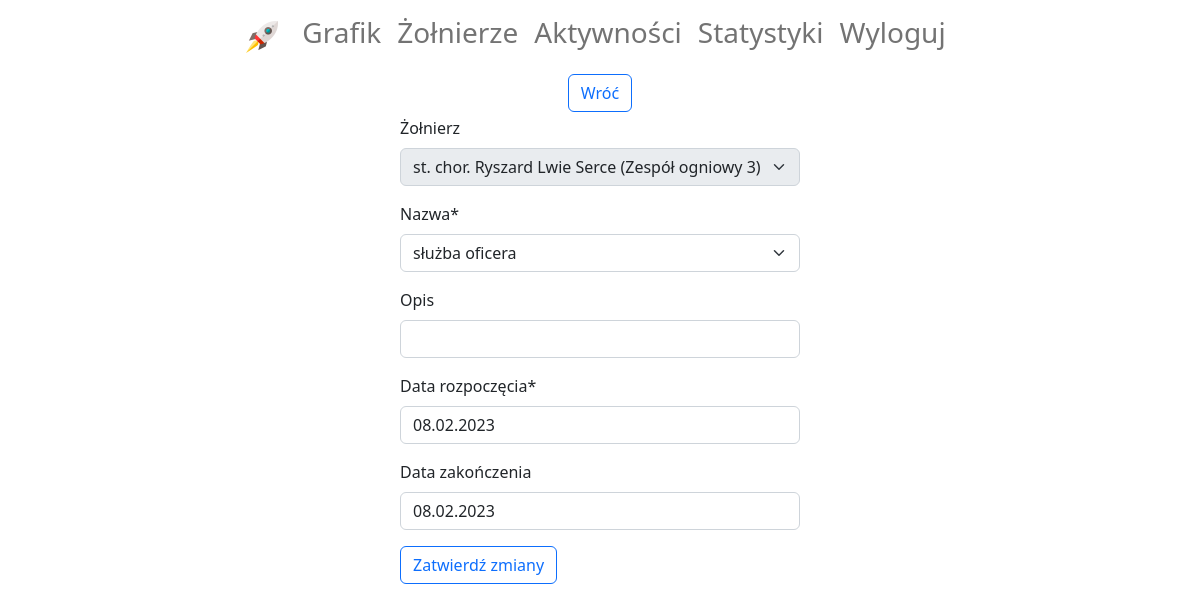
The page /activity-update-soldier-bound/240/ (signed in) on the database its author committed.
### diagram/models.py (models this page shows, shortened)
class Activity(models.Model):
    soldier = models.ForeignKey(Soldier, on_delete=models.SET_NULL, null=True, blank=True, verbose_name='żołnierz')
    name = models.CharField(max_length=30, choices=ACTIVITY_NAMES, verbose_name='nazwa')
    description = models.CharField(max_length=200, default='', blank=True, verbose_name='opis')
    start_date = models.DateField(verbose_name='data rozpoczęcia')
    end_date = models.DateField(verbose_name='data zakończenia', blank=True)
    subdivision = models.ForeignKey(Subdivision, on_delete=models.SET_NULL, null=True, blank=True,
                                    verbose_name='pododdział')

class Subdivision(models.Model):
    name = models.CharField(max_length=30, verbose_name='nazwa')
    def __str__(self):
        return self.name

### diagram/views.py (the view, shortened to what this page needs)
# urls.py: path('activity-update-soldier-bound/<int:pk>/', ActivityUpdateSoldierBound.as_view(),
class ActivityUpdateSoldierBound(LoginRequiredMixin, generic.UpdateView):
    template_name = 'diagram/activity_update.html'
    form_class = ActivityFormSoldierDisabled
    def get_context_data(self, **kwargs):
        context = super(ActivityUpdateSoldierBound, self).get_context_data(**kwargs)
        soldier = get_object_or_404(Soldier, pk=self.get_object().soldier.pk)
        context['soldier_pk'] = soldier.pk
        return context
    def get_queryset(self):
        return Activity.objects.filter(subdivision=self.request.user.subdivision)

### diagram/forms.py
class ActivityFormSoldierDisabled(ModelForm):
    class Meta:
        model = Activity
        exclude = ['subdivision']
    def __init__(self, *args, **kwargs):
        super(ActivityFormSoldierDisabled, self).__init__(*args, **kwargs)
        self.fields['soldier'].disabled = True

### diagram/models.py (called while the page is built)
    def __str__(self):
        return f'{self.rank} {self.first_name} {self.last_name} ({self.subdivision})'

### diagram/templates/diagram/activity_update.html (shortened to what this page needs)
{% extends 'account/base.html' %}
{% load crispy_forms_filters %}
{% block content %}
    <div class="d-flex flex-column align-items-center">
        <a class="mb-1" href="{{ request.META.HTTP_REFERER }}">
            <button class="btn btn-outline-primary">Wróć</button>
        </a>
        <form class="col-md-4" method="post">
            {{ form|crispy }}
            <button class="btn btn-outline-primary" type="submit"
                    onclick="this.disabled=true; this.form.submit();">Zatwierdź zmiany
            </button>
        </form>
    </div>
{% endblock %}

### rows shown on the page
Activity: soldier "st. chor. Ryszard Lwie Serce (Zespół ogniowy 3)", start_date "08.02.2023", end_date "08.02.2023"
Subdivision: name "służba oficera"
